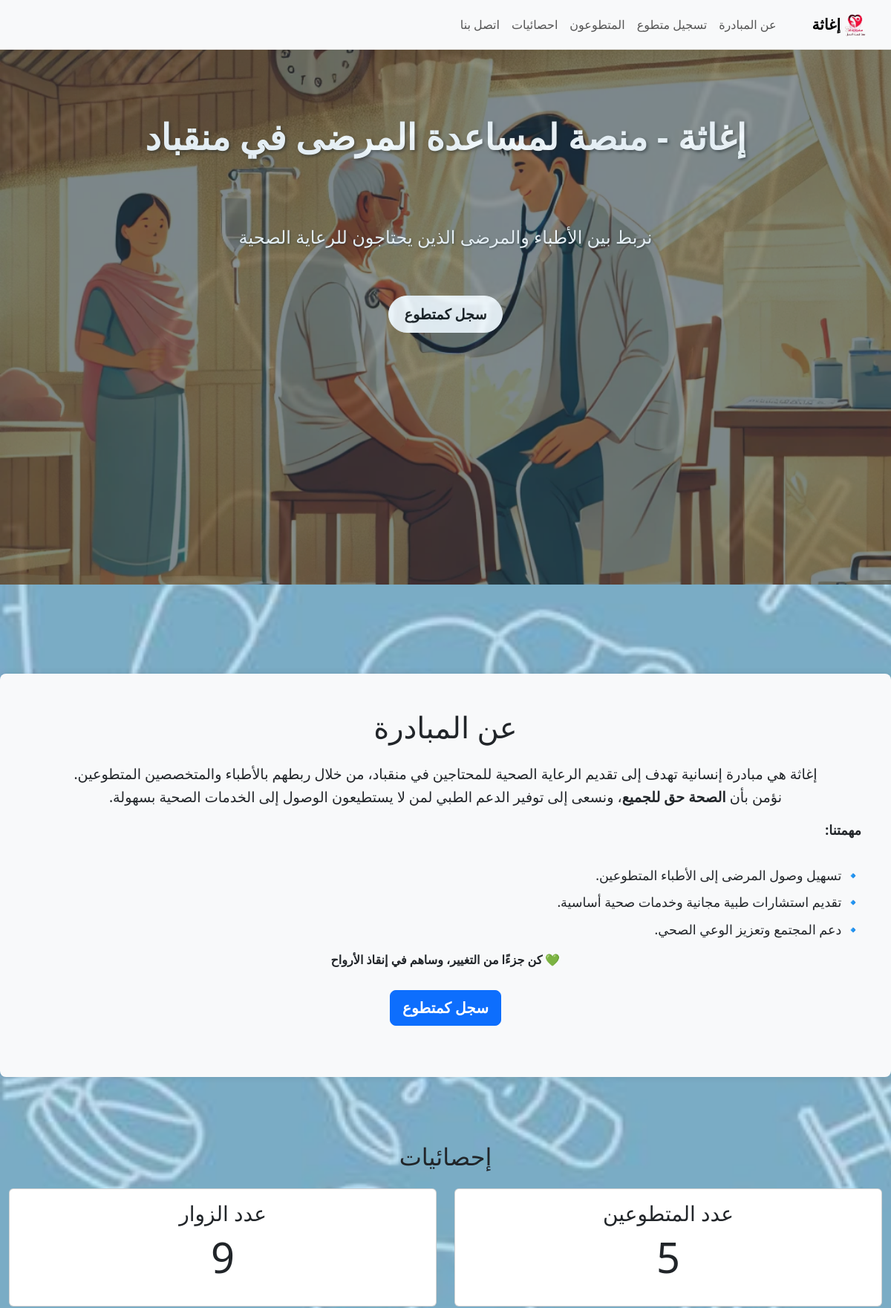
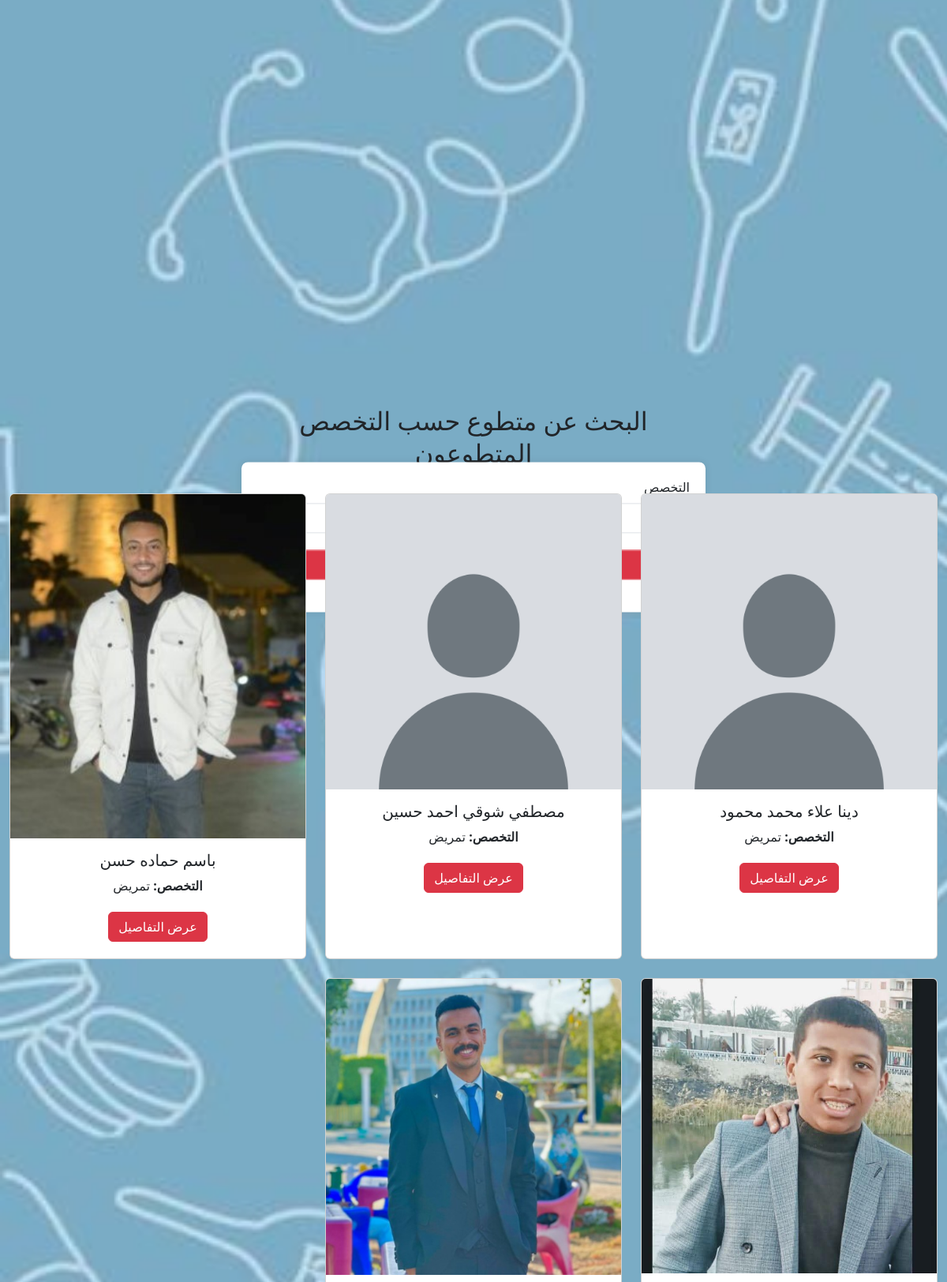
/index (upper part), run on the app's committed database (2 pictures, top to bottom).
### app.py (models this page shows)
class Volunteer(db.Model):
    id = db.Column(db.Integer, primary_key=True)
    name = db.Column(db.String(100), nullable=False)
    specialization = db.Column(db.String(100), nullable=False)
    phone = db.Column(db.String(20), nullable=False, unique=True)
    address = db.Column(db.String(200), nullable=False)
    photo = db.Column(db.String(200), nullable=False, default='default.jpg')
    available_time_start = db.Column(db.Time, nullable=False)
    available_time_end = db.Column(db.Time, nullable=False)

### app.py (the view)
@app.route('/index')
def index():
    volunteer_count = Volunteer.query.count()
    visitor_count = Visitor.query.count()
    volunteers = Volunteer.query.all()
    return render_template('index.html', volunteers=volunteers, volunteer_count=volunteer_count, visitor_count=visitor_count)

### templates/index.html (shortened to what this page needs)
<!DOCTYPE html>
<html lang="ar">
<head>
    <link rel="stylesheet" href="{{ url_for('static', filename='styles.css') }}">
    <link rel="stylesheet" href="https://cdnjs.cloudflare.com/ajax/libs/font-awesome/6.0.0-beta3/css/all.min.css">
    <link rel="stylesheet" href="https://cdnjs.cloudflare.com/ajax/libs/animate.css/4.1.1/animate.min.css">
    <link rel="stylesheet" href="https://cdn.jsdelivr.net/npm/bootstrap@5.3.0/dist/css/bootstrap.min.css">
    <link rel="stylesheet" href="https://cdnjs.cloudflare.com/ajax/libs/aos/2.3.4/aos.css">
</head>
<body>
    <nav class="navbar navbar-expand-lg navbar-light bg-light shadow-sm" data-aos="fade-down">
        <div class="container">
            <a class="navbar-brand" href="#">
                <img src="{{ url_for('static', filename='/uploads/logoo-removebg-preview.png') }}" alt="Logo" class="logo-img">
                إغاثة
            </a>
            <div class="collapse navbar-collapse" id="navbarNav">
                <ul class="navbar-nav ms-auto">
                    <li class="nav-item"><a class="nav-link" href="#about">عن المبادرة</a></li>
                    <li class="nav-item"><a class="nav-link" href="/register">تسجيل متطوع</a></li>
                    <li class="nav-item"><a class="nav-link" href="#volunteers">المتطوعون</a></li>
                    <li class="nav-item"><a class="nav-link" href="#stats">احصائيات</a></li>
                    <li class="nav-item"><a class="nav-link" href="#footer">اتصل بنا</a></li>
                </ul>
            </div>
        </div>
    </nav>
    <header id="headerCarousel" class="carousel slide" data-bs-ride="carousel" data-bs-interval="5000" data-aos="zoom-in">
        <div class="carousel-inner">
            <div class="carousel-item active">
                <div class="header-bg" style="background-image: url('static/uploads/p1.jpg');">
                    <div class="container text-white text-center py-5">
                        <h1 class="display-4">إغاثة - منصة لمساعدة المرضى في منقباد</h1>
                        <p class="lead">نربط بين الأطباء والمرضى الذين يحتاجون للرعاية الصحية</p>
                        <a href="/register" class="btn btn-light btn-lg animate__pulse animate__infinite"><b> سجل كمتطوع</b></a>
                    </div>
                </div>
            </div>
        </div>
    </header>
    <section id="about"  class="container py-5" data-aos="fade-left">
        <h2 class="text-center mb-4">عن المبادرة</h2>
        <p class="text-center">
            إغاثة هي مبادرة إنسانية تهدف إلى تقديم الرعاية الصحية للمحتاجين في منقباد، من خلال ربطهم بالأطباء والمتخصصين المتطوعين.<br>
            نؤمن بأن <strong>الصحة حق للجميع</strong>، ونسعى إلى توفير الدعم الطبي لمن لا يستطيعون الوصول إلى الخدمات الصحية بسهولة.<br>
            <ul class="list-unstyled">
                <li><strong>مهمتنا:</strong></li><br>
                <li>🔹 تسهيل وصول المرضى إلى الأطباء المتطوعين.</li>
                <li>🔹 تقديم استشارات طبية مجانية وخدمات صحية أساسية.</li>
                <li>🔹 دعم المجتمع وتعزيز الوعي الصحي.</li>
            </ul>
            <center>💚 <strong>كن جزءًا من التغيير، وساهم في إنقاذ الأرواح</strong><br><br>
            <a href="/register" class="btn btn-primary btn-lg animate__pulse animate__infinite"><b> سجل كمتطوع</b></a></center>
        </p>
    </section>
    <section id="stats" class="container py-5 animate__animated animate__fadeInUp">
        <h2 class="text-center mb-4">إحصائيات</h2>
        <div class="row text-center">
            <div class="col-md-6 mb-4">
                <div class="card h-100 animate__animated animate__fadeInUp">
                    <div class="card-body">
                        <h3 class="card-title">عدد المتطوعين</h3>
                        <p class="display-4">{{ volunteer_count }}</p>
                    </div>
                </div>
            </div>
            <div class="col-md-6 mb-4">
                <div class="card h-100 animate__animated animate__fadeInUp">
                    <div class="card-body">
                        <h3 class="card-title">عدد الزوار</h3>
                        <p class="display-4">{{ visitor_count }}</p>
                    </div>
                </div>
            </div>
        </div>
    </section>
    <section id="search" class="container py-5" data-aos="slide-up">
        <h2 class="text-center">البحث عن متطوع حسب التخصص</h2>
        <br>
        <form method="GET" action="#volunteers" class="w-50 mx-auto">
            <div class="mb-3">
                <label for="search_specialization" class="form-label">التخصص</label>
            </div>
            <div class="mb-3">
                <button type="submit" class="btn btn-danger form-control">بحث</button>
            </div>
        </form>
    </section>
    <section id="volunteers" class="container py-5">
        <h2 class="text-center" data-aos="fade-right">المتطوعون</h2>
        <br>
        <div class="row">
            {% for volunteer in volunteers %}
            <div class="col-md-4 mb-4" data-aos="fade-up">
                <div class="card h-100">
                    <img src="{{ url_for('static', filename='uploads/' + (volunteer.photo if volunteer.photo else 'default.jpg')) }}"
                         class="card-img-top" alt="صورة المتطوع">
                    <div class="card-body text-center">
                        <h5 class="card-title">{{ volunteer.name }}</h5>
                        <p class="card-text"><strong>التخصص:</strong> {{ volunteer.specialization }}</p>
                        <a href="{{ url_for('volunteer_details', volunteer_id=volunteer.id) }}" class="btn btn-danger">عرض التفاصيل</a>
                    </div>
                </div>
            </div>
            {% endfor %}
        </div>
    </section>
</body>
</html>

### static/styles.css (style rules this page uses)
body { font-family: 'Arial', sans-serif; direction: rtl; text-align: right; background-image: url('/static/uploads/pg.jpg'); background-size: cover; background-attachment: fixed; background-color: #f8f9fa; }
.navbar { background-color: #ffffff; border-bottom: 1px solid #e0e0e0; box-shadow: 0 2px 4px rgba(0, 0, 0, 0.1); }
.navbar-brand { font-size: 1.9rem; font-weight: bold; color: #e4331b; transition: color 0.3s ease; display: flex; align-items: center; }
.logo-img { height: 60px; margin-right: 10px; padding: -20px; margin: -10px; }
.navbar-nav .nav-link { color: #555555; font-size: 1rem; padding: 0.5rem 1rem; border-radius: 5px; transition: all 0.3s ease; }
header { color: white; text-align: center; height: 100vh; padding: 0px ; }
section { margin-top: 40px; }
form { background: white; padding: 20px; border-radius: 8px; box-shadow: 0 0 10px rgba(0, 0, 0, 0.1); }
.card { height: 100%; }
.card-img-top { width: 100%; height: 200px; object-fit: cover; }
.header-bg { background-size: cover; background-position: center; position: relative; height: 90vh; opacity: 0.8; }
.header-bg::before { content: ""; position: absolute; top: 0; left: 0; width: 100%; height: 100%; background-color: rgba(0, 0, 0, 0.5); z-index: 1; }
#about { background-color: #f8f9fa; padding: 50px 0; border-radius: 8px; box-shadow: 0 0 10px rgba(0, 0, 0, 0.1); }
#about h2 { font-size: 2.5rem; margin-bottom: 20px; }
#about p { font-size: 1.2rem; line-height: 1.6; }
#about ul { padding-left: 0; list-style: none; }
#about ul li { margin-bottom: 10px; font-size: 1.1rem; }
.carousel-item h1, .carousel-item p.lead, .carousel-item .btn { position: relative; z-index: 2; padding: 40px; }
.carousel-item h1 { font-size: 3rem; font-weight: bold; text-shadow: 2px 2px 4px rgba(0, 0, 0, 0.5); }
.carousel-item p.lead { font-size: 1.5rem; text-shadow: 1px 1px 3px rgba(0, 0, 0, 0.5); }
.carousel-item .btn { font-size: 1.2rem; padding: 10px 20px; border-radius: 50px; transition: all 0.3s ease; }
.carousel-item .container { position: relative; z-index: 2; }

### templates/index.html (style rules this page uses)
.container, .w-50 { max-width: 100% !important; }
.text-center { text-align: center; }
.header-bg { background-size: cover; background-position: center; }
.btn { margin: 5px; }
.card-img-top { width: 100%; height: auto; }
.navbar-collapse { text-align: center; }

### data on the page
Volunteer: photo (placeholder picture), name "دينا علاء محمد محمود", specialization "تمريض"
Volunteer: photo (placeholder picture), name "مصطفي شوقي احمد حسين", specialization "تمريض"
Volunteer: photo (picture), name "باسم حماده حسن", specialization "تمريض"
Volunteer: photo (picture)
Volunteer: photo (picture)

### other printed values
{{ volunteer_count }} "5"
{{ visitor_count }} "9"
